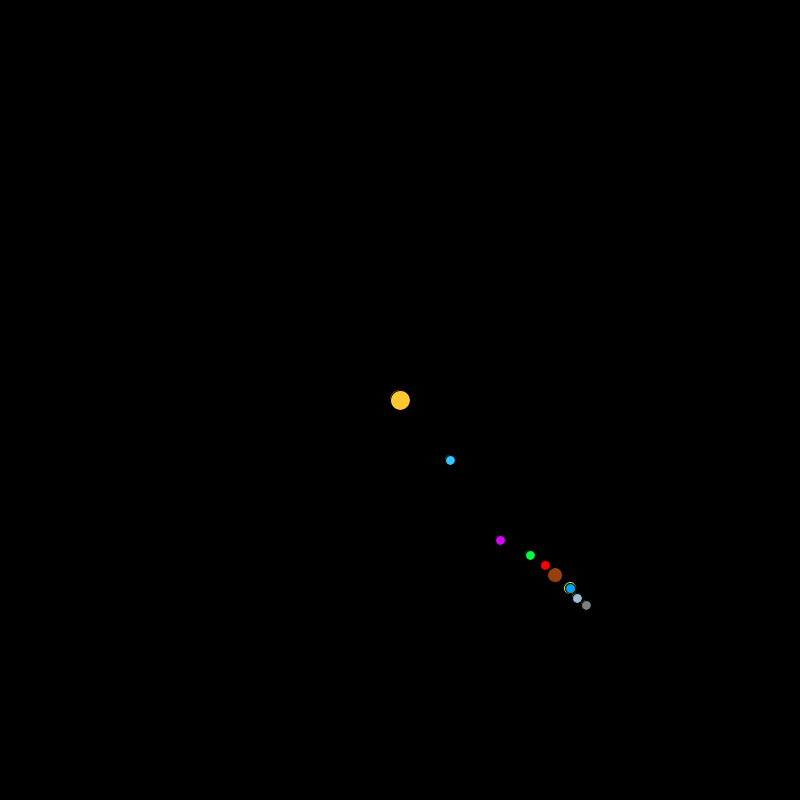
Frame 1 (no input)
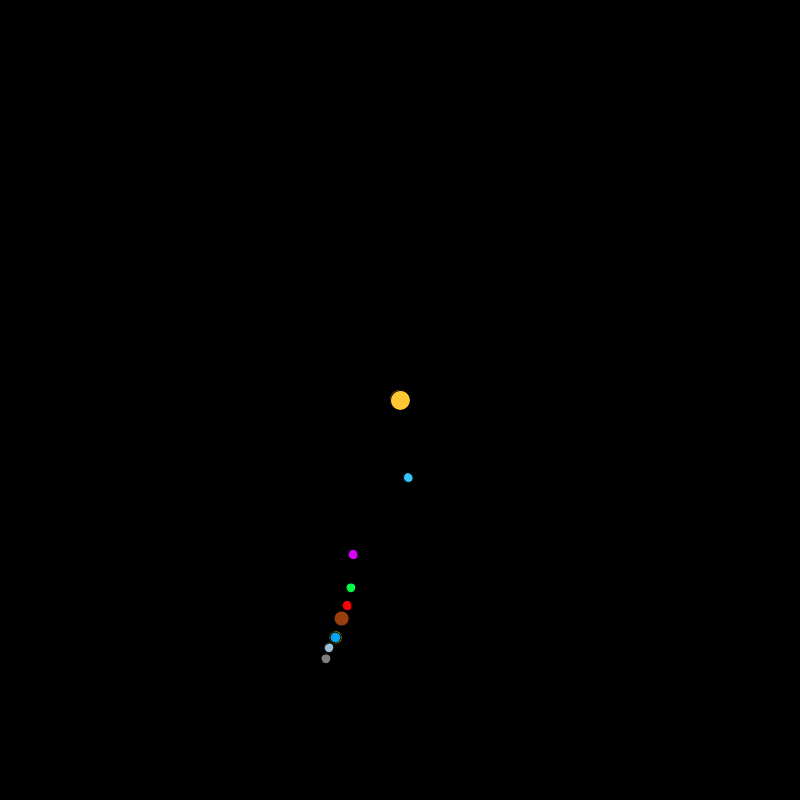
Frame 60 (the mouse pressed at the canvas centre just before this capture)
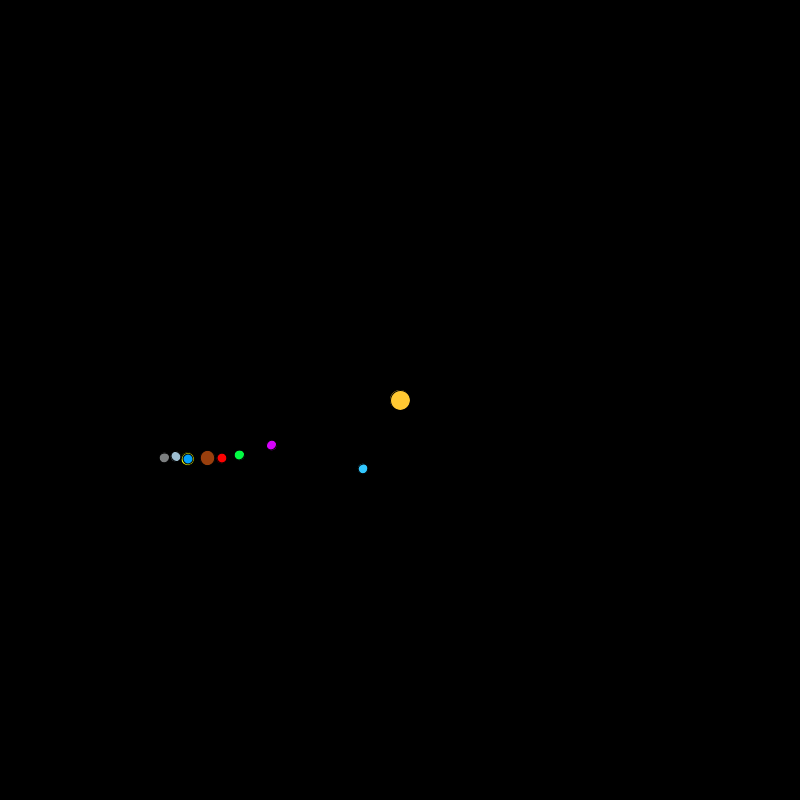
Frame 120 (the mouse held since frame 60 and released just before this capture)

The Processing sketch that drew these frames (run headless with seeded random() and noise(); from frame 60 on, the mouse is pressed at the canvas centre):

// Processing sketch: processing_42445
// ── processing_42445.pde

//Hazel M. Bala 
//Homework- PLANETS/SOLAR SYSTEM

float theta = 0; 

void setup(){
  size (800, 800);
  smooth();
}

void draw(){
  background (0, 0, 0);
  stroke (0);
  
  translate (width/2, height/2);
  fill (255, 200, 50);
  ellipse (0, 0, 20, 20);
  
  //mercury
  pushMatrix();
  rotate (theta);
  translate (50, 60);
  fill (50, 200, 255);
  ellipse (0, 0, 10, 10);
  
  //venus
  pushMatrix();
  rotate (theta);
  translate (50, 80);
  fill (215, 2, 252);
  ellipse (0, 0, 10, 10);
  popMatrix();
  
  //earth
  pushMatrix();
  rotate (theta);
  translate (80, 95);
  fill (2, 252, 67);
  ellipse (0, 0, 10, 10);
  popMatrix();
  
  //mars
  pushMatrix();
  rotate (theta);
  translate (95, 105);
  fill (252, 2, 2);
  ellipse (0, 0, 10, 10);
  popMatrix();
  
  //jupiter
  pushMatrix();
  rotate (theta);
  translate (105, 115);
  fill (153, 63, 13);
  ellipse (0, 0, 15, 15);
  popMatrix();
  
  //saturn
  pushMatrix();
  rotate (theta);
  translate (120, 128);
  fill (237, 252, 4);
  ellipse (0, 0, 13, 13);
  popMatrix();
  
   //saturn ring
  pushMatrix();
  rotate (theta);
  translate (120, 128);
  fill (4, 162, 252);
  ellipse (0, 0, 10, 10);
  popMatrix();
  
  //uranus
  pushMatrix();
  rotate (theta);
  translate (127, 138);
  fill (157, 190, 209);
  ellipse (0, 0, 10, 10);
  popMatrix();  
  
  
  //neptune
  pushMatrix();
  rotate (theta);
  translate (136, 145);
  fill (124, 127, 128);
  ellipse (0, 0, 10, 10);
  popMatrix();  
  

//  pushMatrix();
//  rotate (theta*2);
//  translate (25,0);
//  fill (50, 255, 200);
//  ellipse (0, 0, 6, 6);
//  popMatrix();

  popMatrix();

  theta += 0.01;
}  
  
  
